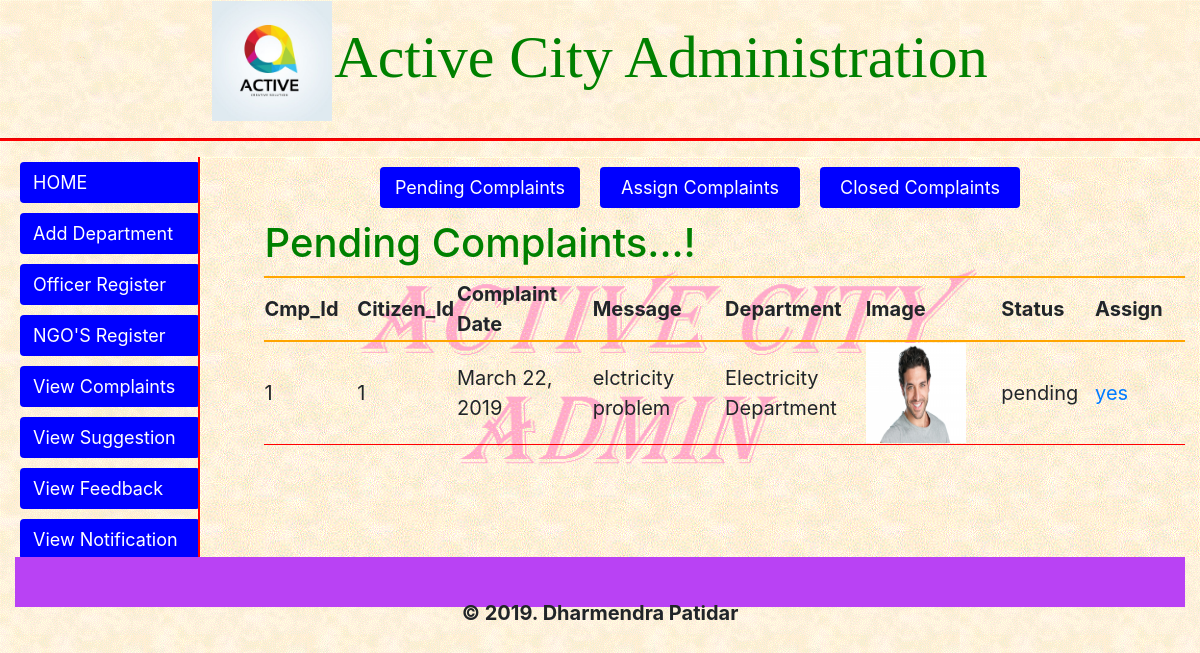
Page /Ac_Admin/admin_pending_complaints/ (signed in) on the committed database.
### Ac_Citizen/models.py (models this page shows)
class Complaint_Table(models.Model):
    comp_id = models.AutoField(primary_key=True)
    dept_name = models.ForeignKey(Department_Table,on_delete=models.CASCADE)
    citz_id = models.ForeignKey(Citizen_Table,on_delete=models.CASCADE)
    cmp_date = models.DateField(auto_now_add=True)
    status = models.CharField(max_length=20,null=True)
    message = models.TextField()
    image = models.ImageField(upload_to='complaints',default=False)
    close_date = models.DateField(null=True)

### Ac_Admin/views.py (the view)
# urls.py: path('admin_pending_complaints/',views.admin_pending_complaints,name='admin_pending_complaints'),
def admin_pending_complaints(request):
    try:
        username = request.session['username']
        qs = Complaint_Table.objects.filter(status='pending')
        return render(request,'ac_admin/admin_pending_complaints.html',{'object_list':qs})
    except KeyError:
        return redirect('admin_login')

### templates/ac_admin/admin_pending_complaints.html (shortened to what this page needs)
<!DOCTYPE html>
{% extends 'ac_admin/admin_complaint_index.html' %}
{% load staticfiles %}
            {% block body %}
                {% include 'ac_admin/admin_complaints_menu.html' %}
                <table class="comp-table">
                    <tr><th colspan="8"><h1>Pending Complaints...!</h1></th></tr>
                    <tr>
                        <th width="100">Cmp_Id</th>
                        <th width="100">Citizen_Id</th>
                        <th width="150">Complaint Date</th>
                        <th width="150">Message</th>
                        <th width="150">Department</th>
                        <th width="150">Image</th>
                        <th width="100">Status</th>
                        <th width="100">Assign</th>
                    </tr>
                    {% for obj in object_list %}
                        <tr>
                            <td>{{ obj.comp_id }}</td>
                            <td>{{ obj.citz_id_id }}</td>
                            <td>{{ obj.cmp_date }}</td>
                            <td>{{ obj.message }}</td>
                            <td>{{ obj.dept_name_id }}</td>
                            <td><img src="{{ obj.image.url }}" width="100" height="100"></td>
                            <td>{{ obj.status }}</td>
                            <td>
                                <a href="{% url 'complaints_assign' %}?dept={{ obj.dept_name_id }}">yes</a>
                            </td>
                        </tr>
                    {% endfor %}
                </table>
            {% endblock %}

### rows in the picture
Complaint_Table: comp_id "1", citz_id_id "1", cmp_date "March 22, 2019", message "elctricity problem", dept_name_id "Electricity Department", image (picture), status "pending"
